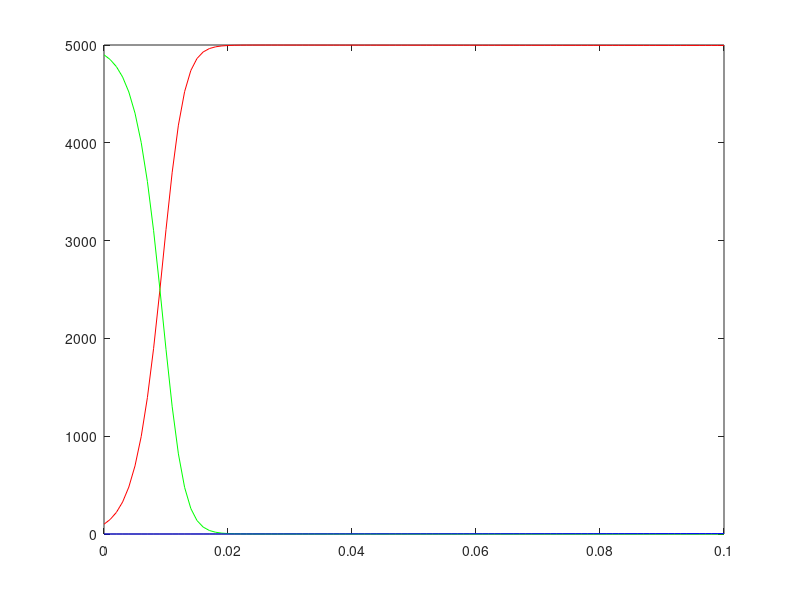
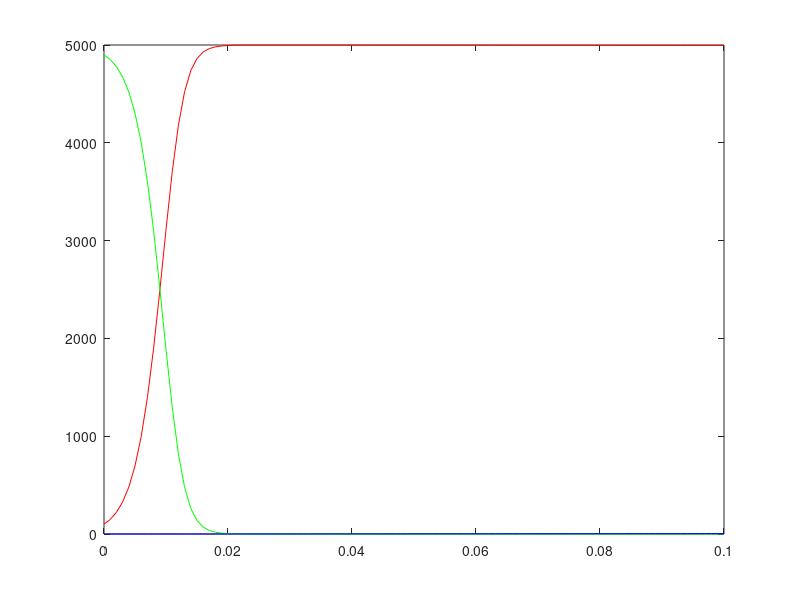
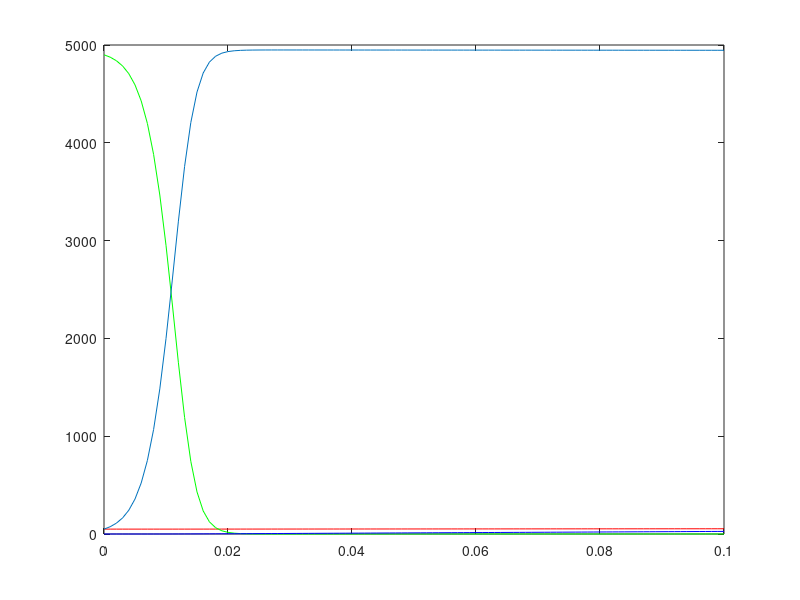

These charts were generated, in order, by the following MATLAB code:
% sirs model
N=5000;
b=0.1;
g=0.01;
h=0.001;
t=0:h:0.1;
bd=0.009;
I=zeros(size(t));
S=zeros(size(t));
R=zeros(size(t));
I(1)=100;
S(1)=4900;
R(1)=0;
f1=@(t,I,S,R) b*I*S-g*I;
f2=@(t,I,S,R) -b*I*S;
f3=@(t,I,S,R) g*I;
n=numel(t);
for i=1:n-1
    % k1=h*f1(t(i),y1(i),y2(i));
    % k2 = h * f1(t(i) + 0.5 * h, y1(i) + 0.5 * k1,y2(i)+0.5*k1);
    % k3 = h * f1(t(i) + 0.5 * h, y1(i) + 0.5 * k2, y2(i)+0.5*k2);
    % k4 = h * f1(t(i) + h, y1(i) + k3,y2(i)+k3);
    % y1(i + 1) = y1(i) + (1/6) * (k1 + 2 * k2 + 2 * k3 + k4);
    % m1= h*f2(t(i),y1(i),y2(i));
    % m2 = h * f2(t(i) + 0.5 * h, y1(i) + 0.5 * m1,y2(i)+0.5*m1);
    % m3 = h * f2(t(i) + 0.5 * h, y1(i) + 0.5 * m2, y2(i)+0.5*m2);
    % m4 = h * f2(t(i) + h, y1(i) + m3,y2(i)+m3);
    % y2(i + 1) = y2(i) + (1/6) * (m1 + 2 * m2 + 2 * m3 + m4);

    I(i+1)=I(i)+h*f1(t(i),I(i),S(i),R(i));
    S(i+1)=S(i)+h*f2(t(i),I(i),S(i),R(i));
    R(i+1)=R(i)+h*f3(t(i),I(i),S(i),R(i));
end
figure
plot(t,I,'r')
hold on 
plot(t,S,'g')
hold on
plot(t,R,'b')


% Q2: slight change in model infected to susceptible with bd 

f1=@(t,I,S,R) b*I*S-g*I -bd*I;
f2=@(t,I,S,R) -b*I*S + bd*I;
f3=@(t,I,S,R) g*I;
n=numel(t);
for i=1:n-1
    % k1=h*f1(t(i),y1(i),y2(i));
    % k2 = h * f1(t(i) + 0.5 * h, y1(i) + 0.5 * k1,y2(i)+0.5*k1);
    % k3 = h * f1(t(i) + 0.5 * h, y1(i) + 0.5 * k2, y2(i)+0.5*k2);
    % k4 = h * f1(t(i) + h, y1(i) + k3,y2(i)+k3);
    % y1(i + 1) = y1(i) + (1/6) * (k1 + 2 * k2 + 2 * k3 + k4);
    % m1= h*f2(t(i),y1(i),y2(i));
    % m2 = h * f2(t(i) + 0.5 * h, y1(i) + 0.5 * m1,y2(i)+0.5*m1);
    % m3 = h * f2(t(i) + 0.5 * h, y1(i) + 0.5 * m2, y2(i)+0.5*m2);
    % m4 = h * f2(t(i) + h, y1(i) + m3,y2(i)+m3);
    % y2(i + 1) = y2(i) + (1/6) * (m1 + 2 * m2 + 2 * m3 + m4);

    I(i+1)=I(i)+h*f1(t(i),I(i),S(i),R(i));
    S(i+1)=S(i)+h*f2(t(i),I(i),S(i),R(i));
    R(i+1)=R(i)+h*f3(t(i),I(i),S(i),R(i));
end
figure
plot(t,I,'r')
hold on 
plot(t,S,'g')
hold on
plot(t,R,'b')

% Q3: SISLR model  :

% ***********not clear*********** ds/dt
L=zeros(size(t));
I(1)=50;
L(1)=50;
gd=0.03;
gdd=0.06;
f1=@(t,I,S,R,L) -g*I + bd*L- gdd*I;
f2=@(t,I,S,R,L) -b*L*S + g*I;
f3=@(t,I,S,R,L) gd*I + gdd*L ;
f4=@(t,I,S,R,L) b*S*L-bd*L-gd*R;
n=numel(t);
for i=1:n-1
    % k1=h*f1(t(i),y1(i),y2(i));
    % k2 = h * f1(t(i) + 0.5 * h, y1(i) + 0.5 * k1,y2(i)+0.5*k1);
    % k3 = h * f1(t(i) + 0.5 * h, y1(i) + 0.5 * k2, y2(i)+0.5*k2);
    % k4 = h * f1(t(i) + h, y1(i) + k3,y2(i)+k3);
    % y1(i + 1) = y1(i) + (1/6) * (k1 + 2 * k2 + 2 * k3 + k4);
    % m1= h*f2(t(i),y1(i),y2(i));
    % m2 = h * f2(t(i) + 0.5 * h, y1(i) + 0.5 * m1,y2(i)+0.5*m1);
    % m3 = h * f2(t(i) + 0.5 * h, y1(i) + 0.5 * m2, y2(i)+0.5*m2);
    % m4 = h * f2(t(i) + h, y1(i) + m3,y2(i)+m3);
    % y2(i + 1) = y2(i) + (1/6) * (m1 + 2 * m2 + 2 * m3 + m4);

    I(i+1)=I(i)+h*f1(t(i),I(i),S(i),R(i),L(i));
    S(i+1)=S(i)+h*f2(t(i),I(i),S(i),R(i),L(i));
    R(i+1)=R(i)+h*f3(t(i),I(i),S(i),R(i),L(i));
    L(i+1)=L(i)+h*f4(t(i),I(i),S(i),R(i),L(i));
end
figure
plot(t,I,'r')
hold on 
plot(t,S,'g')
hold on
plot(t,R,'b')
hold on
plot(t,L)